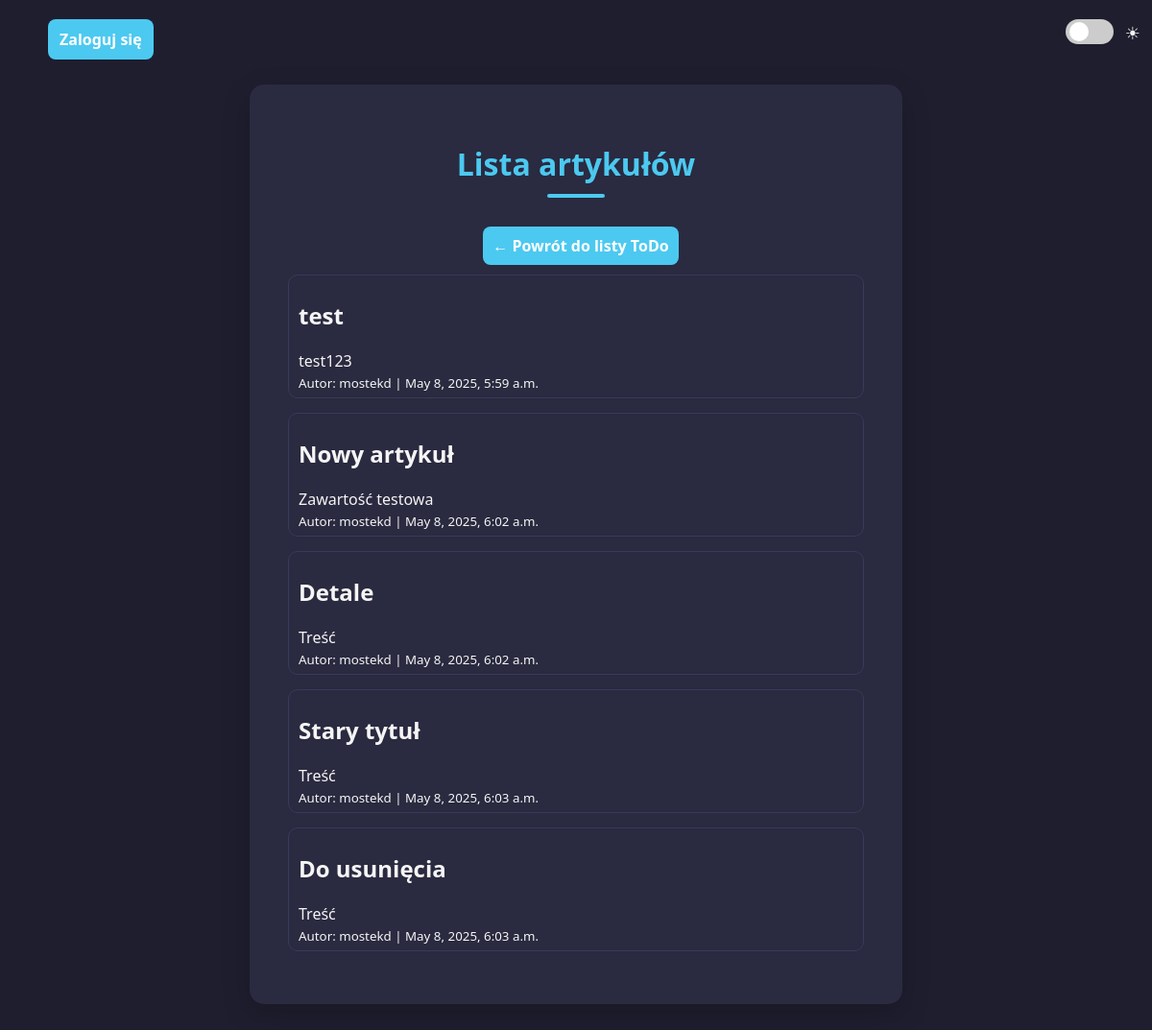
Page /articles-html/ on the committed database.
### crudapp/models.py (models this page shows, shortened)
class Article(models.Model):
    title = models.CharField(max_length=255)
    content = models.TextField()
    created_at = models.DateTimeField(auto_now_add=True)
    author = models.ForeignKey(User, on_delete=models.CASCADE, related_name='articles')

### crudapp/views.py (the view)
# urls.py: path('articles-html/', views.articles_html, name='articles-html'),
def articles_html(request):
    articles = Article.objects.select_related('author').all()
    return render(request, 'articles.html', {'articles': articles})

### crudapp/templates/articles.html (shortened to what this page needs)
{% extends 'base.html' %}
{% block content %}
<h1>Lista artykułów</h1>
<div class="center-button">
    <a href="{% url 'index' %}">← Powrót do listy ToDo</a>
</div>
{% for article in articles %}
<div class="todo-item">
    <div>
        <h2>{{ article.title }}</h2>
        <p>{{ article.content }}</p>
        <small>Autor: {{ article.author.username }} | {{ article.created_at }}</small>
    </div>
</div>
{% empty %}
<p>Brak artykułów.</p>
{% endfor %}
{% endblock %}

### crudapp/static/css/style.css (style rules this page uses)
:root { --bg: #1e1e2f; --text: #f5f5f5; --card: #2a2a40; --accent: #4cc9f0; --border: #3a3a5c; --btn: #4cc9f0; --btn-hover: #096a8a; }
body { background-color: var(--bg); color: var(--text); font-family: 'Segoe UI', sans-serif; padding: 40px 20px; min-height: 100vh; transition: background-color 0.5s ease; }
h1 { font-size: 2rem; margin-bottom: 30px; color: var(--accent); text-align: center; position: relative; }
h1::after { content: ''; display: block; width: 60px; height: 4px; background: var(--accent); margin: 10px auto 0; border-radius: 2px; }
.todo-item { background: var(--card); border-left: 5px solid var(--accent); border: 1px solid var(--border); border-radius: 10px; padding: 5px 10px; margin-bottom: 15px; font-size: 16px; display: flex; justify-content: space-between; align-items: center; opacity: 0; transform: translateY(30px); animation: fadeUp 0.5s ease forwards; animation-fill-mode: forwards; min-height: 60px; }
.todo-item:nth-of-type(n) { animation-delay: calc(0.1s * var(--i)); }
.todo-item p { margin: 0; flex: 1; }
a { text-decoration: none; padding: 5px 10px; border-radius: 8px; background-color: var(--btn); color: #fff; font-size: 16px; font-weight: 600; margin-left: 10px; margin-bottom: 5px; transition: background-color 0.3s ease; font-family: 'Segoe UI', sans-serif; display: inline-flex; align-items: center; justify-content: center; height: 30px; }
.center-button { display: flex; justify-content: center; margin-bottom: 5px; }

### rows in the picture
Article: title "test", content "test123", author.username "mostekd", created_at "May 8, 2025, 5:59 a.m."
Article: title "Nowy artykuł", content "Zawartość testowa", author.username "mostekd", created_at "May 8, 2025, 6:02 a.m."
Article: title "Detale", content "Treść", author.username "mostekd", created_at "May 8, 2025, 6:02 a.m."
Article: title "Stary tytuł", content "Treść", author.username "mostekd", created_at "May 8, 2025, 6:03 a.m."
Article: title "Do usunięcia", content "Treść", author.username "mostekd", created_at "May 8, 2025, 6:03 a.m."
